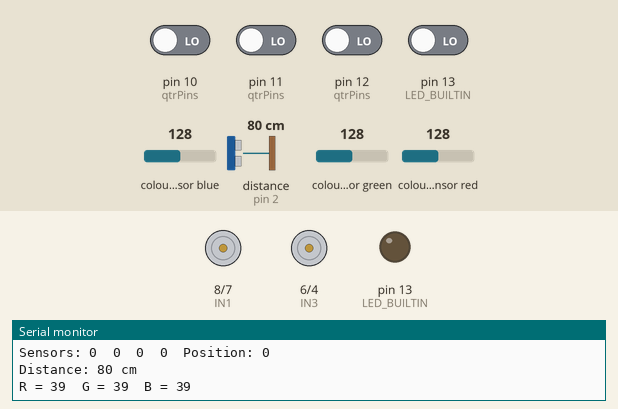
Bench run of a sketch on a simulated Arduino Uno, built with avr-gcc and run on an emulated ATmega328P. On the bench: motor-driver pin pairs drawn as motors (green arrow = first pin HIGH = forward, orange = second pin HIGH = backward, longer = more drive, scaled by the enable pin), output pins drawn as LEDs (lit = HIGH), the last lines printed to the serial monitor. Wiring (inferred from the names in the program): ultrasonic range finder: trigger pin 3; echo pin 2; TCS3200 colour sensor: output A4; S2 A2; S3 A3; S0 A0; S1 A1. Inputs (shaded band) come from the test bench; at power-on: pin 10 (qtrPins), pin 11 (qtrPins), pin 12 (qtrPins), pin 13 (LED_BUILTIN) LOW, distance to the obstacle (sensor on pin 2) 80 cm, colour sensor blue 128, colour sensor green 128, colour sensor red 128. The echo pulse lasts 58.3 µs per cm; pins used as bus, display or sensor lines are not drawn.

Above: at 12.7 s.
12.8 s: distance to the obstacle (sensor on pin 2) set to 13 cm
15.8 s: distance to the obstacle (sensor on pin 2) set to 10 cm
At 17.4 s:
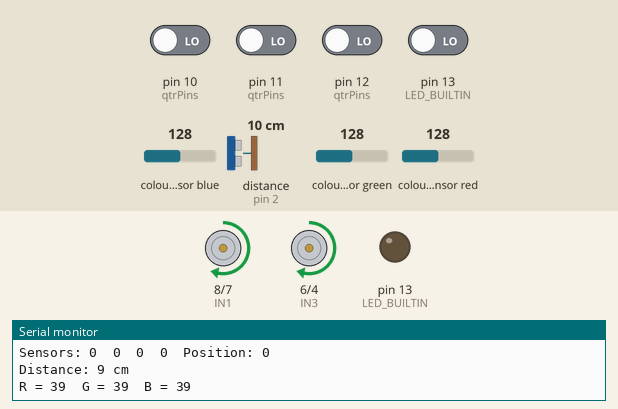
20.6 s: distance to the obstacle (sensor on pin 2) set to 250 cm
At 22.1 s:
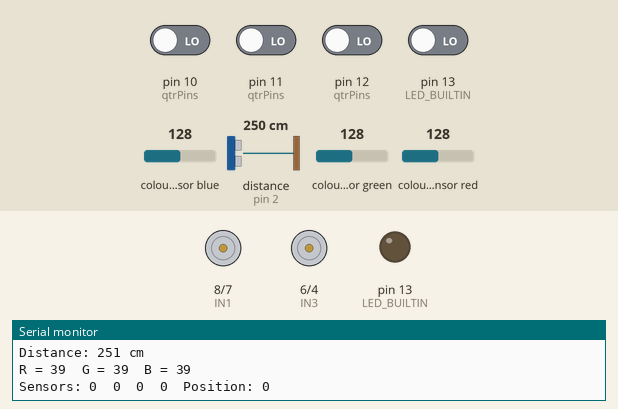
23.6 s: distance to the obstacle (sensor on pin 2) set to 2 cm
At 24.7 s:
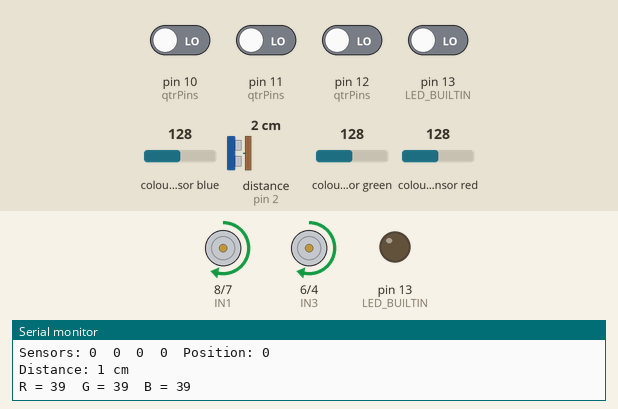
25.4 s: distance to the obstacle (sensor on pin 2) set to 18 cm
At 26.8 s:
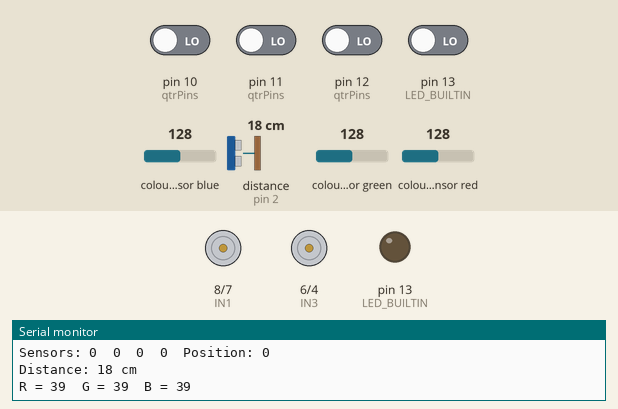
Timing chart, 0 to 28.2 s (numbered marks = the images above; inputs shaded):
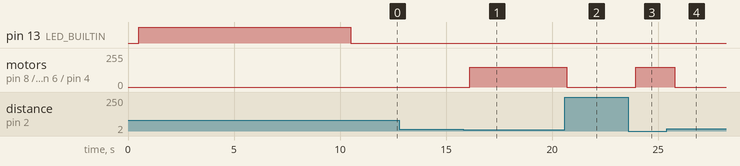

The sketch:

prototype_robot.ino
```cpp
#include <QTRSensors.h>
// QTR LINE SENSOR

QTRSensors qtr;

const uint8_t SensorCount = 4;
uint16_t sensorValues[SensorCount];

const uint8_t qtrPins[SensorCount] = {10, 11, 12, 13};

// ULTRASONIC SENSOR

const int trigPin = 3;
const int echoPin = 2;

long duration;
int distance;

// MOTOR DRIVER

const int ENA = 9;
const int IN1 = 8;
const int IN2 = 7;

const int IN3 = 6;
const int ENB = 5;
const int IN4 = 4;


// TCS230 COLOUR SENSOR

#define S0 A0
#define S1 A1
#define S2 A2
#define S3 A3
#define sensorOut A4
#define OE A5

int frequency;


void setup() {

  Serial.begin(9600);

  // QTR SENSOR

  qtr.setTypeRC();
  qtr.setSensorPins(qtrPins, SensorCount);

  delay(500);

  pinMode(LED_BUILTIN, OUTPUT);
  digitalWrite(LED_BUILTIN, HIGH);

  for (uint16_t i = 0; i < 400; i++) {
    qtr.calibrate();
  }

  digitalWrite(LED_BUILTIN, LOW);

  Serial.println("Calibration Minimum Values:");

  for (uint8_t i = 0; i < SensorCount; i++) {
    Serial.println(qtr.calibrationOn.minimum[i]);
  }

  Serial.println();

  Serial.println("Calibration Maximum Values:");

  for (uint8_t i = 0; i < SensorCount; i++) {
    Serial.println(qtr.calibrationOn.maximum[i]);
  }

  Serial.println();


  //ULTRASONIC

  pinMode(trigPin, OUTPUT);
  pinMode(echoPin, INPUT);


  //MOTORS

  pinMode(ENA, OUTPUT);
  pinMode(IN1, OUTPUT);
  pinMode(IN2, OUTPUT);

  pinMode(IN3, OUTPUT);
  pinMode(ENB, OUTPUT);
  pinMode(IN4, OUTPUT);


  //TCS230

  pinMode(S0, OUTPUT);
  pinMode(S1, OUTPUT);
  pinMode(S2, OUTPUT);
  pinMode(S3, OUTPUT);

  pinMode(sensorOut, INPUT);
  pinMode(OE, OUTPUT);

  digitalWrite(S0, HIGH);
  digitalWrite(S1, LOW);

  digitalWrite(OE, LOW);

  delay(1000);
}


void loop() {

  // QTR LINE SENSOR

  uint16_t position = qtr.readLineBlack(sensorValues);

  Serial.print("Sensors: ");

  for (uint8_t i = 0; i < SensorCount; i++) {
    Serial.print(sensorValues[i]);
    Serial.print("\t");
  }

  Serial.print("Position: ");
  Serial.println(position);


  //ULTRASONIC

  digitalWrite(trigPin, LOW);
  delayMicroseconds(2);

  digitalWrite(trigPin, HIGH);
  delayMicroseconds(10);

  digitalWrite(trigPin, LOW);

  duration = pulseIn(echoPin, HIGH);
  distance = microsecondsToCentimetres(duration);


  Serial.print("Distance: ");
  Serial.print(distance);
  Serial.println(" cm");


  //MOTOR CONTROL

  if (distance > 0 && distance <= 10) {

    moveForward(150);

  } else {

    stopMotors();

  }


  //RED

  digitalWrite(S2, LOW);
  digitalWrite(S3, LOW);

  frequency = pulseIn(sensorOut, LOW);

  Serial.print("R = ");
  Serial.print(frequency);
  Serial.print("  ");

  delay(100);


  // GREEN

  digitalWrite(S2, HIGH);
  digitalWrite(S3, HIGH);

  frequency = pulseIn(sensorOut, LOW);

  Serial.print("G = ");
  Serial.print(frequency);
  Serial.print("  ");

  delay(100);


  //BLUE

  digitalWrite(S2, LOW);
  digitalWrite(S3, HIGH);

  frequency = pulseIn(sensorOut, LOW);

  Serial.print("B = ");
  Serial.println(frequency);

  delay(250);
}

//ULTRASONIC
long microsecondsToCentimetres(long microseconds) {
  return microseconds / 29 / 2;
}

// MOTOR FUNCTIONS

void moveForward(int speedValue) {

  digitalWrite(IN1, HIGH);
  digitalWrite(IN2, LOW);

  digitalWrite(IN3, HIGH);
  digitalWrite(IN4, LOW);

  analogWrite(ENA, speedValue);
  analogWrite(ENB, speedValue);
}


void stopMotors() {

  analogWrite(ENA, 0);
  analogWrite(ENB, 0);

  digitalWrite(IN1, LOW);
  digitalWrite(IN2, LOW);

  digitalWrite(IN3, LOW);
  digitalWrite(IN4, LOW);
}
```

Measured:
- the behaviour switches between 12 and 11 cm on distance to the obstacle (sensor on pin 2) (found by bisection; images 0 and 1)
- after the input at 15.8 s, motor on pin 8 (IN1) / pin 7 (IN2), motor on pin 6 (IN3) / pin 4 (IN4): stopped → forward 150/255 after 0.32 s
- after the input at 20.6 s, motor on pin 8 (IN1) / pin 7 (IN2), motor on pin 6 (IN3) / pin 4 (IN4): forward 150/255 → stopped after 0.08 s
- after the input at 23.6 s, motor on pin 8 (IN1) / pin 7 (IN2), motor on pin 6 (IN3) / pin 4 (IN4): stopped → forward 150/255 after 0.35 s
- after the input at 25.4 s, motor on pin 8 (IN1) / pin 7 (IN2), motor on pin 6 (IN3) / pin 4 (IN4): forward 150/255 → stopped after 0.37 s
